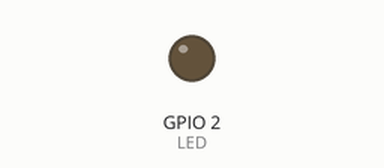
A sketch run on a simulated ESP8266 (NodeMCU). On the bench: output pins drawn as LEDs (lit = HIGH). WiFi joins after 1.5 s; servers stay silent unless stated; what the sketch prints to the serial monitor is not drawn.

Above: at 0.1 s.
At 38.1 s:
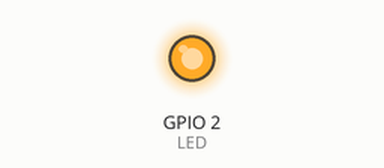
Timing chart, 0 to 40.0 s (numbered marks = the images above):
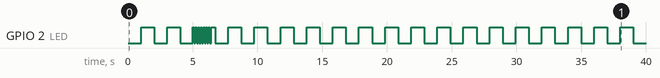

The sketch:

esp8266.skelethon.ino
```cpp
/* Testest with
 -  Arduino IDE 1.8.19
    - Arduino AVR board 1.8.3
    - ESP8266 3.0.2

https://arduino.esp8266.com/stable/package_esp8266com_index.json
board: NodeMCU1.0 (ESP-12E Module)
*/


/*
D0 = GPIO16;
D1 = GPIO5;
D2 = GPIO4;
D3 = GPIO0;
D4 = GPIO2;
D5 = GPIO14;
D6 = GPIO12;
D7 = GPIO13;
D8 = GPIO15;
D9 = GPIO3;
D10 = GPIO1;
LED_BUILTIN = GPIO16 (auxiliary constant for the board LED, not a board pin);
*/

//Libraries
#include <ESP8266WiFi.h>
#include <ESP8266HTTPClient.h>
#include <WiFiClient.h>
#include <ArduinoOTA.h>
//#include <ESP8266mDNS.h>
//#include <WiFiUdp.h>

// This is for each variable to use it's real size
// when stored in the EPROM
#pragma pack(push, 1)


#define ID "skelethon"

#define LED BUILTIN_LED

// prototipes
void handleOTA();
void blinkLed();
void connectIfNeeded();
void imAlive();

const char* ssid = "xxx";
const char* password = "xxx";

const char* log_server = "http://192.168.1.162:8888";
char buffer[100];

unsigned int tConnect = millis();
unsigned long tLastConnectionAttempt = 0;

struct
{
    boolean enabled;
    unsigned long timer;
    unsigned long lastRun;
    void (*function)();
    char* functionName;
} TIMERS[] = {
  { true, 1*1000, 0, &blinkLed, "blinkLed" },
  { true, 60*1000, 0, &imAlive, "imAlive" },
  { true, 1*1000, 0, &handleOTA, "handleOTA" },
  { true, 5*1000, 0, &connectIfNeeded, "connectIfNeeded" },
};


void setup() {
  pinMode(LED, OUTPUT);
  Serial.begin(115200);
}

void handleOTA(){
  ArduinoOTA.handle();
}

bool send(String what){

  if (WiFi.status() != WL_CONNECTED){
    return false;
  }

  bool result;
  WiFiClient client;
  HTTPClient http;
  //Serial.print("sending ");
  //Serial.println(what.c_str());
  http.begin(client, what.c_str());
  int httpResponseCode = http.GET();

  if (httpResponseCode == 200){
        result = true;
      }
      else {
        Serial.print("[send] Error code: ");
        Serial.println(httpResponseCode);
        result = false;
      }
      // Free resources
      http.end();

      return result;
}


void attendTimers(){
  byte NUM_TIMERS = (sizeof(TIMERS) / sizeof(TIMERS[0]));
  for (int i=0; i<NUM_TIMERS; i++){
    if (TIMERS[i].enabled && millis() - TIMERS[i].lastRun >= TIMERS[i].timer) {
      TIMERS[i].function();
      TIMERS[i].lastRun = millis();
    }
  }
}

void connect(){
  Serial.println("");
  Serial.println("Connecting");

  WiFi.begin(ssid, password);

  tLastConnectionAttempt = millis();
  tConnect =  millis();
  while(WiFi.status() != WL_CONNECTED) {
    digitalWrite(LED, !digitalRead(LED));
    delay(100);
    if ((millis() - tConnect) > 500){
      Serial.print(".");
      tConnect = millis();
    }

    // If it doesn't connect, let the thing continue
    // in the case that in a previous connection epochTime was
    // initizalized, it will store readings for future send
    if (millis() - tLastConnectionAttempt >= 30000L){
      break;
    }
  }

  Serial.println("");

  if (WiFi.status() == WL_CONNECTED) {
    IPAddress ip = WiFi.localIP();
    sprintf(buffer, "Connected to %s with IP %d.%d.%d.%d", ssid, ip[0], ip[1], ip[2], ip[3]);
    Serial.println(buffer);
    log(buffer);
    ArduinoOTA.begin();
  }
  else
  {
    Serial.println("Failed to connect");
  }

  tLastConnectionAttempt = millis();
}

void blinkLed(){
  digitalWrite(LED, !digitalRead(LED));
}

void connectIfNeeded(){
  // If millis() < 30000L is the first boot so it will try to connect
  // for further attempts it will try with spaces of 60 seconds

  if (WiFi.status() != WL_CONNECTED && (millis() < 30000L || millis() - tLastConnectionAttempt > 60000L)){
    Serial.println("Trying to connect");
    connect();
  }
}

void log(char* msg){
  char buffer[100];
  sprintf(buffer, "%s/log/[%s] %s", log_server, ID, msg);
  String toSend = buffer;
  toSend.replace(" ", "%20");
  send(toSend);
}

void imAlive(){
  static long cont = 0;
  char msg[50];
  sprintf(msg, "I'm alive! [%d]", ++cont);
  log(msg);
}

void loop() {
  attendTimers();
  delay(20);
}
```

Measured:
- by itself, GPIO 2 (LED): LOW → HIGH at 1.0 s, → LOW 1.0 s later, → HIGH 1.0 s later, → LOW 1.0 s later, … (52 changes in this stretch)
